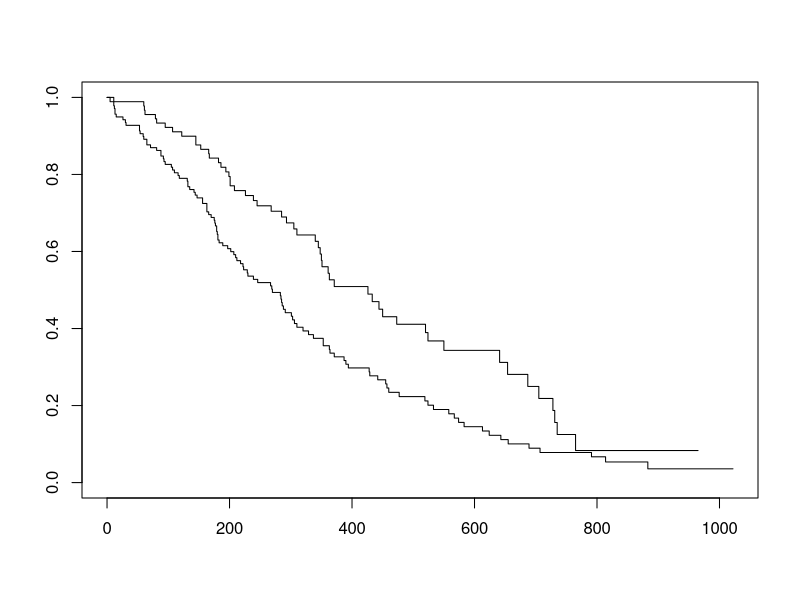
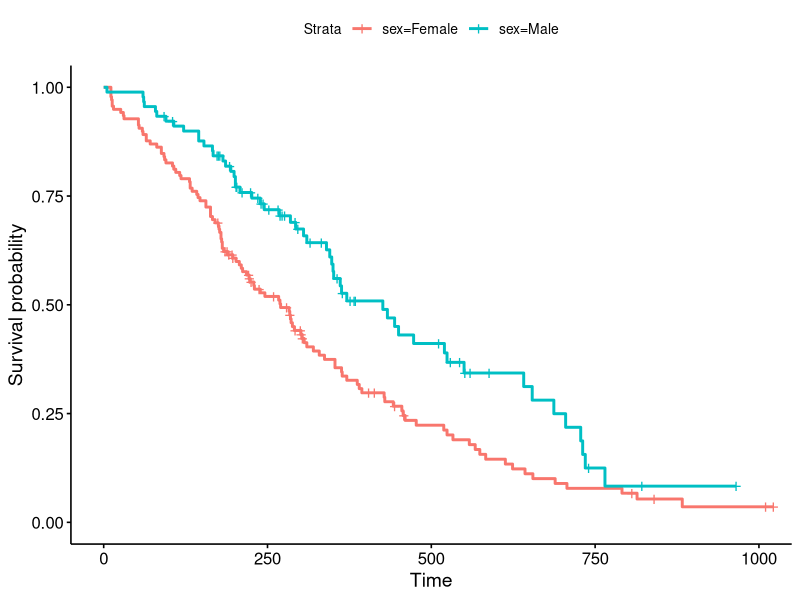
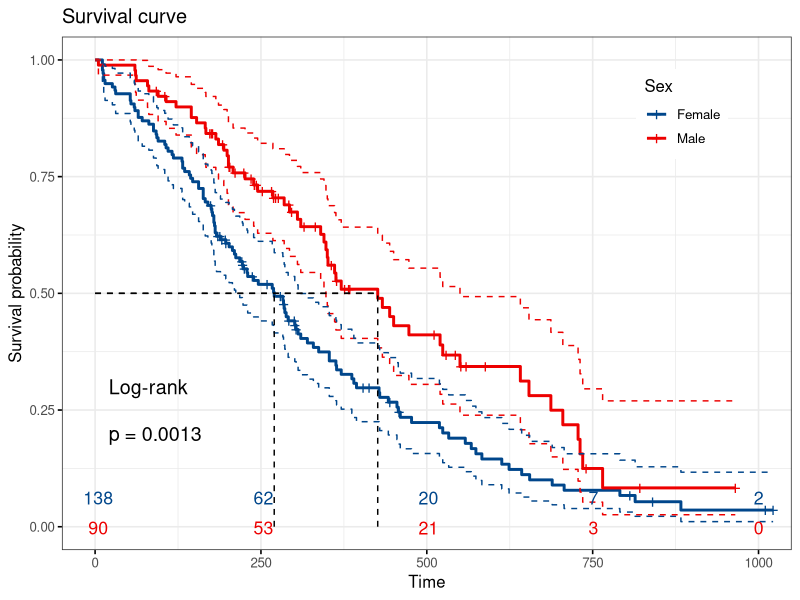
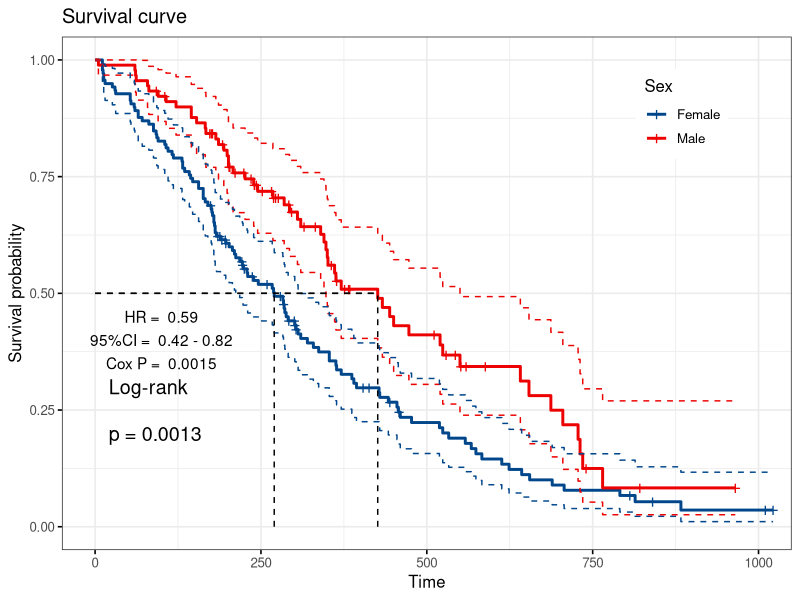

The R script that drew these images, in order:
## ---- chunk 1
data<-survival::lung #加载示例数据
## ---- chunk 2
knitr::kable(data[1:10,1:10],caption = "survival包自带的lung数据前10展示",align = "c")
## ---- chunk 3
data$sex<-factor(data$sex,levels = c(1,2), #设置需要转换的数字
                 labels = c('Female','Male') #定义数字相应的标签
                 )
### 如果生存状态是字符串的话，需要先转换为数字，代码如下，
# data$status=ifelse(data$status=='Dead',1,0) #意思就是如果出现Dead则定义为1，其余为0
## ---- chunk 4
knitr::kable(data[1:10,c(2,3,5)],caption = "将性别的数字转换为字符",align = "c")
## ---- chunk 5
library(survival)
fit<-survfit(Surv(time,status)~sex,data=data)
## ---- chunk 6
plot(fit)
## ---- chunk 7
suppressMessages(library(survminer))
ggsurvplot(fit,data = data)
## ---- chunk 8
p1<-ggsurvplot(fit,data = data,
           palette = 'lancet', #你可以试着用jcp
           linetype = 1, #曲线类型，默认为1即可
           conf.int = T,conf.int.style='step', #置信区间，按虚线分布
           pval = T,pval.method = T,#显示P值和方法
           surv.median.line = 'hv',#显示中位生存时间
           risk.table = T,risk.table.pos='in',#显示危险表，并置入图内
           legend=c(0.85,0.85),#标签位置
           legend.title="Sex",#更改分组名
           legend.labs=c("Female","Male"),#更改组内数据名，记得不要搞错，最好先看一下
           title="Survival curve", #以前是main=，现在改成了title=
           ggtheme = theme_bw(base_size = 12) #改一下主题，改一下字体大小
           )
p1
## ---- chunk 9
cox<-coxph(Surv(time,status)~sex,data = data) #构建cox对象
res<-summary(cox)#对cox对象进行总结统计
res #显示总结数据
## ---- chunk 10
library(ggplot2)
p1$plot+ #直接已经构建好的图,要有$plot
  annotate("text",x=100,y=0.45,label=paste("HR = ",round(res$conf.int[1],2)))+
  annotate("text",x=100,y=0.4,label=paste("95%CI = ",round(res$conf.int[3],2),"-",
                                          round(res$conf.int[4],2)))+
  annotate("text",x=100,y=0.35,label=paste("Cox P = ",round(res$coefficients[5],4)))
